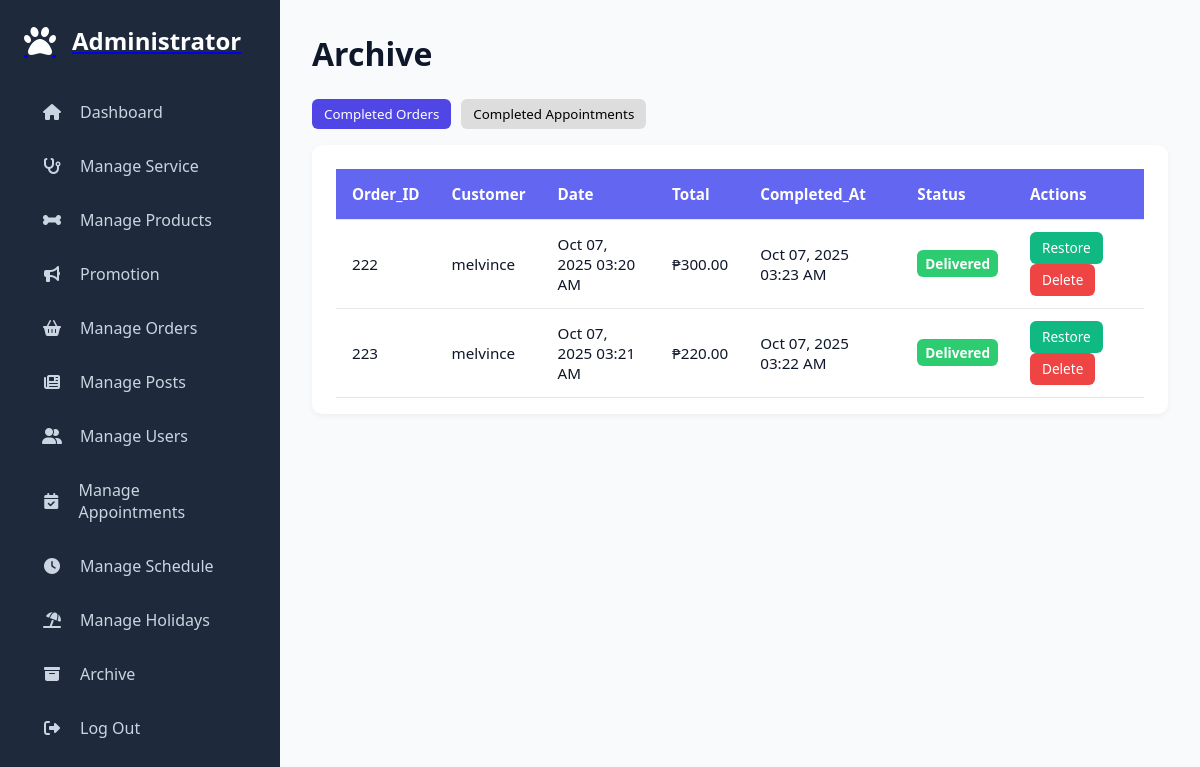
The page /admin/archive.php on the database as committed earlier.
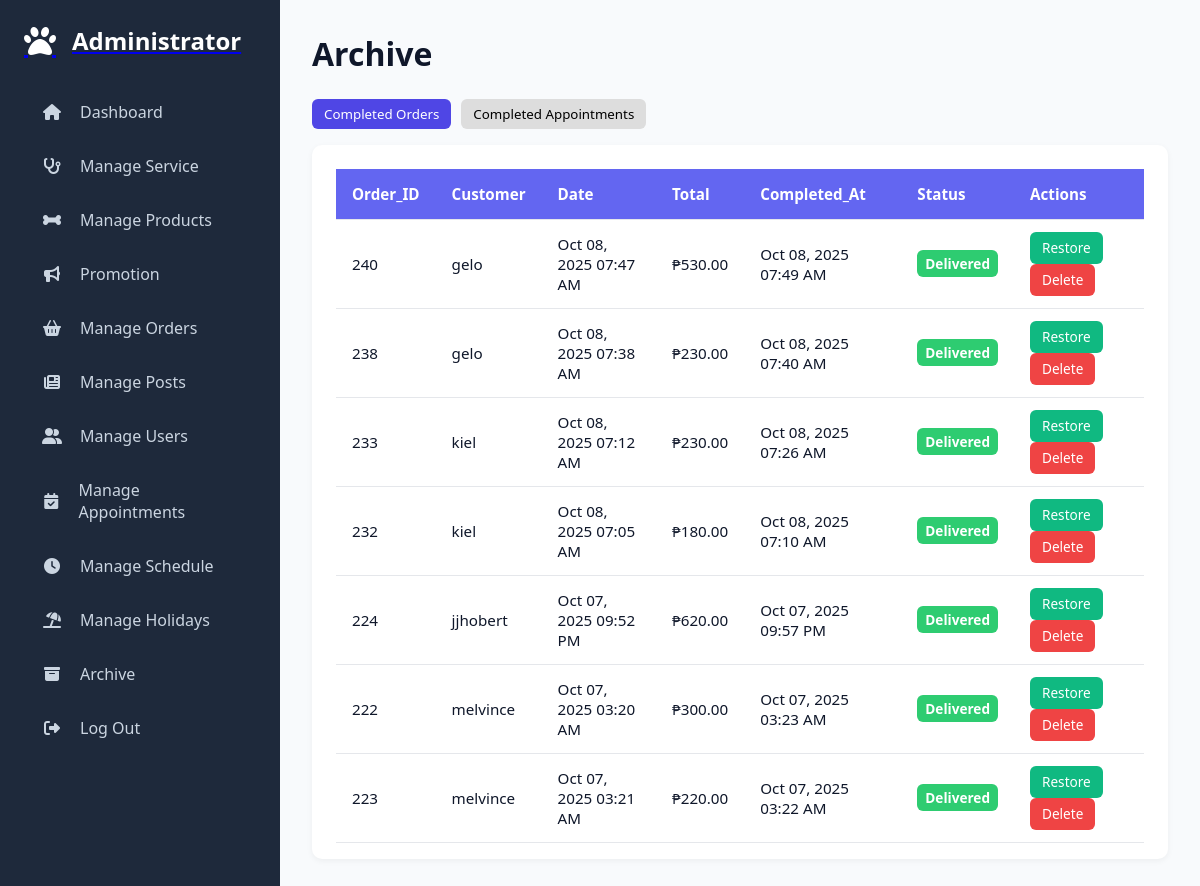
The same page on the database as committed later.
### tables this page shows
CREATE TABLE `orders` (
  `id` int(11) NOT NULL,
  `user_id` varchar(100) NOT NULL,
  `fullname` varchar(255) NOT NULL,
  `address` text NOT NULL,
  `checkout_email` varchar(255) DEFAULT NULL,
  `phone` varchar(20) NOT NULL,
  `payment_method` varchar(50) NOT NULL,
  `delivery_method` varchar(255) NOT NULL,
  `total` decimal(10,2) NOT NULL,
  `shipping_fee` decimal(10,2) NOT NULL,
  `status` enum('pending','confirmed','shipped','delivered','cancelled') NOT NULL DEFAULT 'pending',
  `completed_at` timestamp NULL DEFAULT NULL,
  `created_at` timestamp NOT NULL DEFAULT current_timestamp()
);

### admin/archive.php (the view, shortened to what this page needs)
<?php
require_once '../components/auth_admin.php';
$stmtOrders = $conn->prepare("
    SELECT * FROM orders
    WHERE status IN ('delivered','cancelled')
    ORDER BY completed_at DESC
");
$stmtOrders->execute();
$completedOrders = $stmtOrders->fetchAll(PDO::FETCH_ASSOC);
?>
<!DOCTYPE html>
<html lang="en">
<head>
<link rel="stylesheet" href="./../assets/css/admin/archive.css?v=<?php echo time(); ?>">
<link rel="stylesheet" href="./../assets/css/admin/admin_header.css?v=<?php echo time(); ?>">
<link rel="stylesheet" href="https://cdnjs.cloudflare.com/ajax/libs/font-awesome/6.4.0/css/all.min.css">
</head>
<body>
<?php include '../components/admin_header.php'; ?>
<div class="admin-container">
    <div class="admin-main">
        <h1>Archive</h1>
        <div class="archive-tabs">
            <button class="tab-btn active" data-target="orders">Completed Orders</button>
            <button class="tab-btn" data-target="appointments">Completed Appointments</button>
        </div>
        <section id="orders" class="tab-content active">
            <?php if(count($completedOrders) > 0): ?>
                <table>
                    <thead>
                        <tr>
                            <th>Order_ID</th>
                            <th>Customer</th>
                            <th>Date</th>
                            <th>Total</th>
                            <th>Completed_At</th>
                            <th>Status</th>
                            <th>Actions</th>
                        </tr>
                    </thead>
                    <tbody>
                        <?php foreach($completedOrders as $order): ?>
                        <tr>
                            <td><?= htmlspecialchars($order['id']) ?></td>
                            <td><?= htmlspecialchars($order['fullname']) ?></td>
                            <td><?= htmlspecialchars(date("M d, Y h:i A", strtotime($order['created_at']))) ?></td>
                            <td>₱<?= number_format($order['total'],2) ?></td>
                            <td>
                                <?= $order['completed_at']
                                    ? htmlspecialchars(date("M d, Y h:i A", strtotime($order['completed_at'])))
                                    : '-' ?>
                            </td>
                            <td>
                                <?php if($order['status'] === 'delivered'): ?>
                                    <span class="status-badge delivered">Delivered</span>
                                <?php elseif($order['status'] === 'cancelled'): ?>
                                    <span class="status-badge cancelled">Cancelled</span>
                                <?php endif; ?>
                            </td>
                            <td>
                                <a class="action-btn restore" href="?restore_order_id=<?= $order['id'] ?>" onclick="return confirm('Restore this order?');">Restore</a>
                                <a class="action-btn delete" href="?delete_order_id=<?= $order['id'] ?>" onclick="return confirm('Delete this order permanently?');">Delete</a>
                            </td>
                        </tr>
                        <?php endforeach; ?>
                    </tbody>
                </table>
            <?php else: ?>
                <p>No completed or cancelled orders.</p>
            <?php endif; ?>
        </section>
    </div>
</div>
</body>
</html>

### components/admin_header.php
<div class="admin-sidebar" id="sidebar">
    <a href="dashboard.php" class="sidebar-header">
        <i class="fas fa-paw fa-2x" style="color: #fff;"></i>
        <h2>Administrator</h2>
    </a>
<nav>
    <a href="dashboard.php" class="nav-link <?= basename($_SERVER['PHP_SELF']) == 'dashboard.php' ? 'active' : '' ?>">
        <i class="fas fa-home"></i>
        <span>Dashboard</span>
    </a>
    <a href="manage_service.php" class="nav-link <?= basename($_SERVER['PHP_SELF']) == 'manage_service.php' ? 'active' : '' ?>">
        <i class="fas fa-stethoscope"></i>
        <span>Manage Service</span>
    </a>
    <a href="manage_products.php" class="nav-link <?= basename($_SERVER['PHP_SELF']) == 'manage_products.php' ? 'active' : '' ?>">
        <i class="fas fa-bone"></i>
        <span>Manage Products</span>
    </a>
    <a href="manage_promotion.php" class="nav-link <?= basename($_SERVER['PHP_SELF']) == 'manage_promotion.php' ? 'active' : '' ?>">
        <i class="fas fa-bullhorn"></i>
        <span>Promotion</span>
    </a>
    <a href="manage_orders.php" class="nav-link <?= basename($_SERVER['PHP_SELF']) == 'manage_orders.php' ? 'active' : '' ?>">
        <i class="fas fa-shopping-basket"></i>
        <span>Manage Orders</span>
    </a>
    <a href="manage_post.php" class="nav-link <?= basename($_SERVER['PHP_SELF']) == 'manage_post.php' ? 'active' : '' ?>">
        <i class="fas fa-newspaper"></i>
        <span>Manage Posts</span>
    </a>
    <a href="manage_users.php" class="nav-link <?= basename($_SERVER['PHP_SELF']) == 'manage_users.php' ? 'active' : '' ?>">
        <i class="fas fa-user-friends"></i>
        <span>Manage Users</span>
    </a>
    <a href="manage_appointments.php" class="nav-link <?= basename($_SERVER['PHP_SELF']) == 'manage_appointments.php' ? 'active' : '' ?>">
        <i class="fas fa-calendar-check"></i>
        <span>Manage Appointments</span>
    </a>
    <a href="manage_schedule.php" class="nav-link <?= basename($_SERVER['PHP_SELF']) == 'manage_schedule.php' ? 'active' : '' ?>">
        <i class="fas fa-clock"></i>
        <span>Manage Schedule</span>
    </a>
    <a href="manage_holidays.php" class="nav-link <?= basename($_SERVER['PHP_SELF']) == 'manage_holidays.php' ? 'active' : '' ?>">
        <i class="fas fa-umbrella-beach"></i>
        <span>Manage Holidays</span>
    </a>
    <a href="archive.php" class="nav-link <?= basename($_SERVER['PHP_SELF']) == 'archive_appointments.php' ? 'active' : '' ?>">
        <i class="fas fa-archive"></i>
        <span>Archive</span>
    </a>
    <a href="../components/admin_logout.php" class="nav-link" onclick="return confirm('Logout from this website?');">
        <i class="fas fa-sign-out-alt"></i>
        <span>Log Out</span>
    </a>
</nav>
</div>

### assets/css/admin/archive.css (style rules this page uses)
.admin-main h1 { font-size: 2rem; font-weight: 600; color: var(--text-dark); margin-bottom: 1.5rem; }
.admin-main section { background: var(--card-bg); padding: 1rem 1.5rem; border-radius: var(--border-radius); margin-bottom: 2rem; box-shadow: 0 2px 6px rgba(0,0,0,0.05); }
.admin-main table { width: 100%; border-collapse: collapse; margin-top: 0.5rem; overflow-x: auto; }
.admin-main th, .admin-main td { padding: 0.75rem 1rem; text-align: left; border-bottom: 1px solid #e5e7eb; font-size: 0.95rem; color: var(--text-dark); vertical-align: middle; height: 50px; }
.admin-main th { background: var(--primary-color); color: #fff; position: sticky; top: 0; z-index: 2; }
a.action-btn { display: inline-flex; align-items: center; justify-content: center; padding: 0.35rem 0.75rem; border-radius: 6px; font-size: 0.85rem; font-weight: 500; color: #fff; text-decoration: none; line-height: 1; height: 32px; }
a.action-btn.restore { background-color: #10b981; }
a.action-btn.delete { background-color: #ef4444; }
.status-badge { display: inline-block; padding: 4px 8px; font-size: 0.85rem; font-weight: 600; border-radius: 6px; color: #fff; text-transform: capitalize; }
.status-badge.delivered { background-color: #2ecc71; }
.archive-tabs { display: flex; gap: 10px; margin-bottom: 1rem; }
.tab-btn { padding: 6px 12px; border: none; border-radius: 6px; background: #ddd; cursor: pointer; font-weight: 500; }
.tab-btn.active { background: #4f46e5; color: #fff; }
.tab-content { display: none; }
.tab-content.active { display: block; }

### assets/css/admin/admin_header.css (style rules this page uses)
:root { --primary-color: #6366f1; --secondary-color: #4f46e5; --dark-bg: #1e293b; --light-bg: #f8fafc; --text-dark: #0f172a; --text-light: #64748b; --card-bg: #ffffff; --border-radius: 10px; --transition: all 0.3s ease; }
* { margin: 0; padding: 0; box-sizing: border-box; font-family: 'Segoe UI', sans-serif; }
body { background: var(--light-bg); color: var(--text-dark); overflow-x: hidden; }
.admin-container { display: flex; min-height: 100vh; }
.admin-sidebar { width: 280px; background: var(--dark-bg); padding: 1.5rem; position: fixed; top: 0; left: 0; height: 100%; transition: var(--transition); z-index: 1000; transform: translateX(0); overflow-y: auto; scrollbar-width: thin; }
.sidebar-header { display: flex; align-items: center; gap: 1rem; margin-bottom: 2rem; }
.sidebar-header h2 { color: white; font-size: 1.5rem; font-weight: 600; }
.admin-sidebar nav { display: flex; flex-direction: column; gap: 0.5rem; }
.nav-link { display: flex; align-items: center; gap: 1rem; color: #cbd5e1; padding: 0.75rem 1rem; border-radius: 8px; text-decoration: none; transition: var(--transition); font-weight: 500; }
.nav-link i { width: 24px; text-align: center; }
.admin-main { margin-left: 280px; flex: 1; padding: 2rem; transition: var(--transition); }
h1 { font-size: 2rem; font-weight: 600; color: var(--text-dark); }
@media (min-width: 769px) { .admin-sidebar { transform: none !important; } }

Rows that differ between the two databases and show on the page:
added orders: id "240", fullname "gelo", created_at "Oct 08, 2025 07:47 AM", total "530.00", completed_at "Oct 08, 2025 07:49 AM", status "Delivered"
added orders: id "238", fullname "gelo", created_at "Oct 08, 2025 07:38 AM", total "230.00", completed_at "Oct 08, 2025 07:40 AM", status "Delivered"
added orders: id "233", fullname "kiel", created_at "Oct 08, 2025 07:12 AM", total "230.00", completed_at "Oct 08, 2025 07:26 AM", status "Delivered"
added orders: id "232", fullname "kiel", created_at "Oct 08, 2025 07:05 AM", total "180.00", completed_at "Oct 08, 2025 07:10 AM", status "Delivered"
added orders: id "224", fullname "jjhobert", created_at "Oct 07, 2025 09:52 PM", total "620.00", completed_at "Oct 07, 2025 09:57 PM", status "Delivered"
